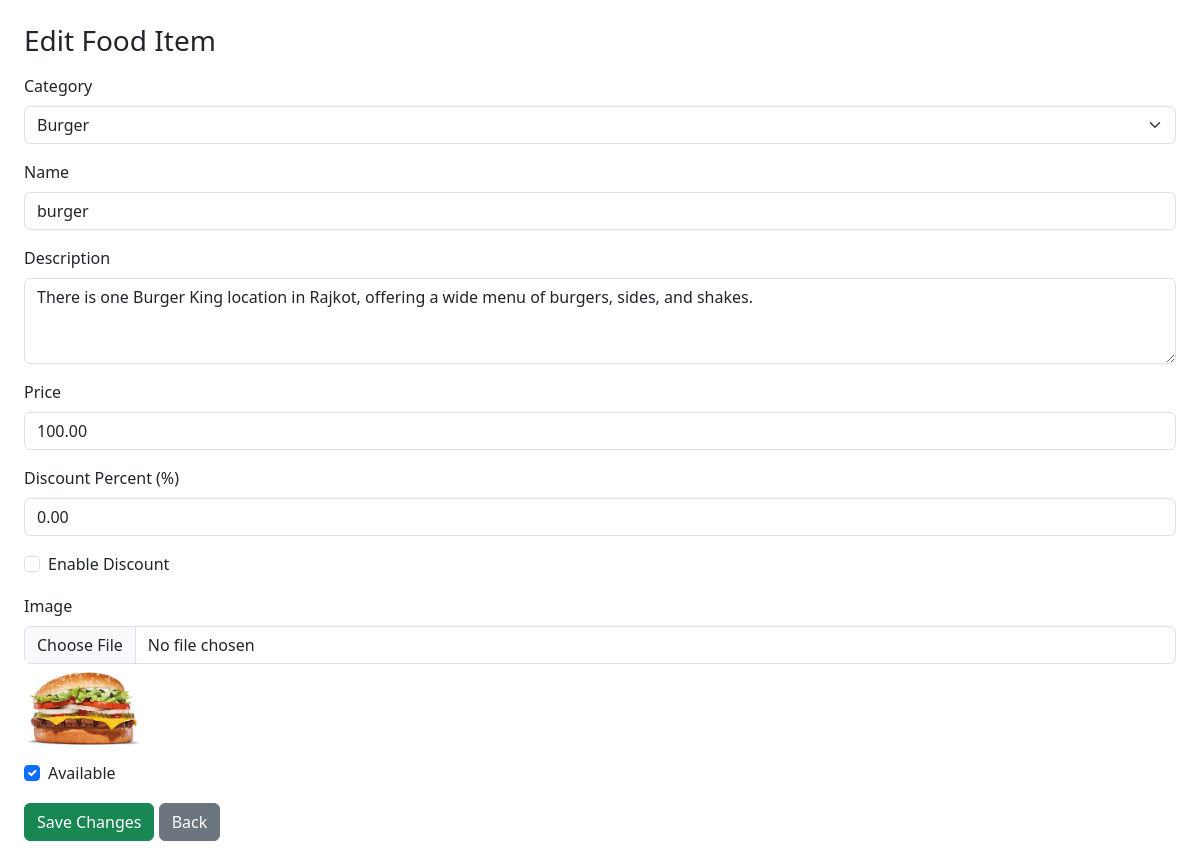
The app's page /admin/edit_item.php?id=6 (signed in) with its own data.
### tables this page shows
CREATE TABLE `food_items` (
  `id` int(11) NOT NULL,
  `category_id` int(11) DEFAULT NULL,
  `name` varchar(100) DEFAULT NULL,
  `description` text DEFAULT NULL,
  `price` decimal(10,2) DEFAULT NULL,
  `image` varchar(255) DEFAULT NULL,
  `available` tinyint(1) DEFAULT 1
);

### admin/edit_item.php (the view, shortened to what this page needs)
<?php
include('../config/db.php');
$id = intval($_GET['id']);
$item = $conn->query("SELECT * FROM food_items WHERE id=$id")->fetch_assoc();
?>
<!DOCTYPE html>
<html>
<head>
    <link href="https://cdn.jsdelivr.net/npm/bootstrap@5.3.0/dist/css/bootstrap.min.css" rel="stylesheet">
</head>
<body class="p-4">
    <h3>Edit Food Item</h3>
    <form method="POST" enctype="multipart/form-data" class="mt-3">
        <label class="form-label">Category</label>
        <select name="category_id" class="form-select" required>
            <?php
            $cats = $conn->query("SELECT * FROM categories");
            while ($c = $cats->fetch_assoc()):
            ?>
                <option value="<?php echo $c['id']; ?>"
                    <?php echo ($c['id'] == $item['category_id']) ? 'selected' : ''; ?>>
                    <?php echo $c['name']; ?>
                </option>
            <?php endwhile; ?>
        </select>
        <label class="form-label mt-3">Name</label>
        <input type="text" name="name" class="form-control"
            value="<?php echo $item['name']; ?>" required>
        <label class="form-label mt-3">Description</label>
        <textarea name="description" class="form-control" rows="3" required><?php echo $item['description']; ?></textarea>
        <label class="form-label mt-3">Price</label>
        <input type="number" name="price" class="form-control"
            value="<?php echo $item['price']; ?>" required step="0.01">
        <label class="form-label mt-3">Discount Percent (%)</label>
        <input type="number" name="discount_percent" class="form-control"
            value="<?php echo isset($item['discount_percent']) ? $item['discount_percent'] : '0.00'; ?>" step="0.01" min="0" max="100">
        <label class="form-check mt-3">
            <input type="checkbox" name="discount_active" class="form-check-input"
                <?php echo (isset($item['discount_active']) && $item['discount_active'] == 1) ? 'checked' : ''; ?>>
            Enable Discount
        </label>
        <label class="form-label mt-3">Image</label>
        <input type="file" name="image" class="form-control">
        <?php if ($item['image']): ?>
            <img src="/food_order_system/uploads/<?php echo $item['image']; ?>"
                width="120" class="mt-2 rounded">
        <?php endif; ?>
        <label class="form-check mt-3">
            <input type="checkbox" name="available" class="form-check-input"
                <?php echo ($item['available'] == 1) ? 'checked' : ''; ?>>
            Available
        </label>
        <button class="btn btn-success mt-3">Save Changes</button>
        <a href="items.php" class="btn btn-secondary mt-3">Back</a>
    </form>
</body>
</html>

### records on screen
food_items: name "burger", description "There is one Burger King location in Rajkot, offering a wide menu of burgers, sides, and shakes.", price "100.00", discount_percent "0.00", image (picture), available "☑"

### other values on screen
form field category_id "Burger"
